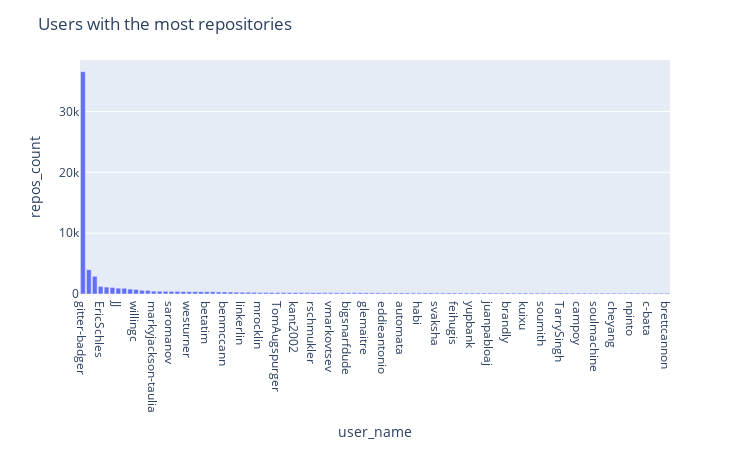

Notebook code for this chart:
### Code cell
top_repos = df.sort_values(by='repos_count', axis=0, ascending=False)
fig = px.bar(top_repos[:100], x='user_name', y='repos_count', hover_data=['repos_count'])
fig.update_layout(height=450, width=750, title_text='Users with the most repositories')
fig.show()

### Figure 1 — Plotly figure (JSON) as saved in the notebook; plotly's stock layout.template omitted (floating-point values rounded to 4 significant figures)
{"data": [{"alignmentgroup": "True", "customdata": [[36555], [4003], [2911], [1243], [1138], [1075], [963], [946], [812], [746], [606], [596], [466], [460], [445], [438], [432], [409], [390], [384], [379], [378], [376], [341], [340], [324], [299], [294], [284], [269], [244], [243], [243], [242], [240], [237], [236], [232], [226], [221], [217], [214], [211], [208], [208], [203], [202], [202], [199], [194], [190], [186], [185], [184], [183], [183], [181], [180], [180], [179], [177], [175], [173], [173], [172], [169], [166], [166], [166], [165], [164], [163], [163], [161], [161], [161], [160], [158], [157], [157], [156], [154], [151], [149], [149], [148], [146], [145], [145], [143], [143], [143], [142], [142], [141], [141], [140], [139], [139], [139]], "hovertemplate": "user_name=%{x}<br>repos_count=%{customdata[0]}<extra></extra>", "legendgroup": "", "marker": {"color": "#636efa"}, "name": "", "offsetgroup": "", "orientation": "v", "showlegend": false, "textposition": "auto", "type": "bar", "x": ["gitter-badger", "bryant1410", "cclauss", "EricSchles", "ghosthamlet", "forki", "JJ", "kastnerkyle", "jakirkham", "willingc", "kinow", "ezefranca", "markyjackson-taulia", "yurrriq", "bollwyvl", "saromanov", "llSourcell", "terrajobst", "westurner", "yarikoptic", "weakish", "betatim", "yuvipanda", "AlekSi", "benmccann", "ferhatelmas", "gaocegege", "linkerlin", "quevedin", "vivienzou1", "mrocklin", "JiaxiangBU", "discordianfish", "TomAugspurger", "Bharat123rox", "satra", "kant2002", "sharwell", "josephmisiti", "rschmukler", "everpeace", "holdenk", "vmarkovtsev", "jakevdp", "Fokko", "bigsnarfdude", "vfdev-5", "Lucretiel", "glemaitre", "humphd", "ResidentMario", "eddieantonio", "amueller", "jart", "automata", "yubozhao", "dsyme", "habi", "willb", "alvaropinot", "svaksha", "iory", "luispedro", "feihugis", "ogrisel", "rmarquis", "yupbank", "pplonski", "timClicks", "juanpabloaj", "Naereen", "bzz", "brandly", "schmich", "Lupino", "kuixu", "fdb", "axsaucedo", "soumith", "bdqnghi", "proycon", "TarrySingh", "layumi", "Youssef1313", "campoy", "Nepomuceno", "thomasjpfan", "soulmachine", "shimondoodkin", "swiftdiaries", "cheyang", "kmike", "jackeylu", "npinto", "rth", "yamachu", "c-bata", "chappers", "BirkhoffLee", "brettcannon"], "xaxis": "x", "y": [36555, 4003, 2911, 1243, 1138, 1075, 963, 946, 812, 746, 606, 596, 466, 460, 445, 438, 432, 409, 390, 384, 379, 378, 376, 341, 340, 324, 299, 294, 284, 269, 244, 243, 243, 242, 240, 237, 236, 232, 226, 221, 217, 214, 211, 208, 208, 203, 202, 202, 199, 194, 190, 186, 185, 184, 183, 183, 181, 180, 180, 179, 177, 175, 173, 173, 172, 169, 166, 166, 166, 165, 164, 163, 163, 161, 161, 161, 160, 158, 157, 157, 156, 154, 151, 149, 149, 148, 146, 145, 145, 143, 143, 143, 142, 142, 141, 141, 140, 139, 139, 139], "yaxis": "y"}], "layout": {"barmode": "relative", "height": 450, "legend": {"tracegroupgap": 0}, "margin": {"t": 60}, "title": {"text": "Users with the most repositories"}, "width": 750, "xaxis": {"anchor": "y", "domain": [0, 1], "title": {"text": "user_name"}}, "yaxis": {"anchor": "x", "domain": [0, 1], "title": {"text": "repos_count"}}}}
